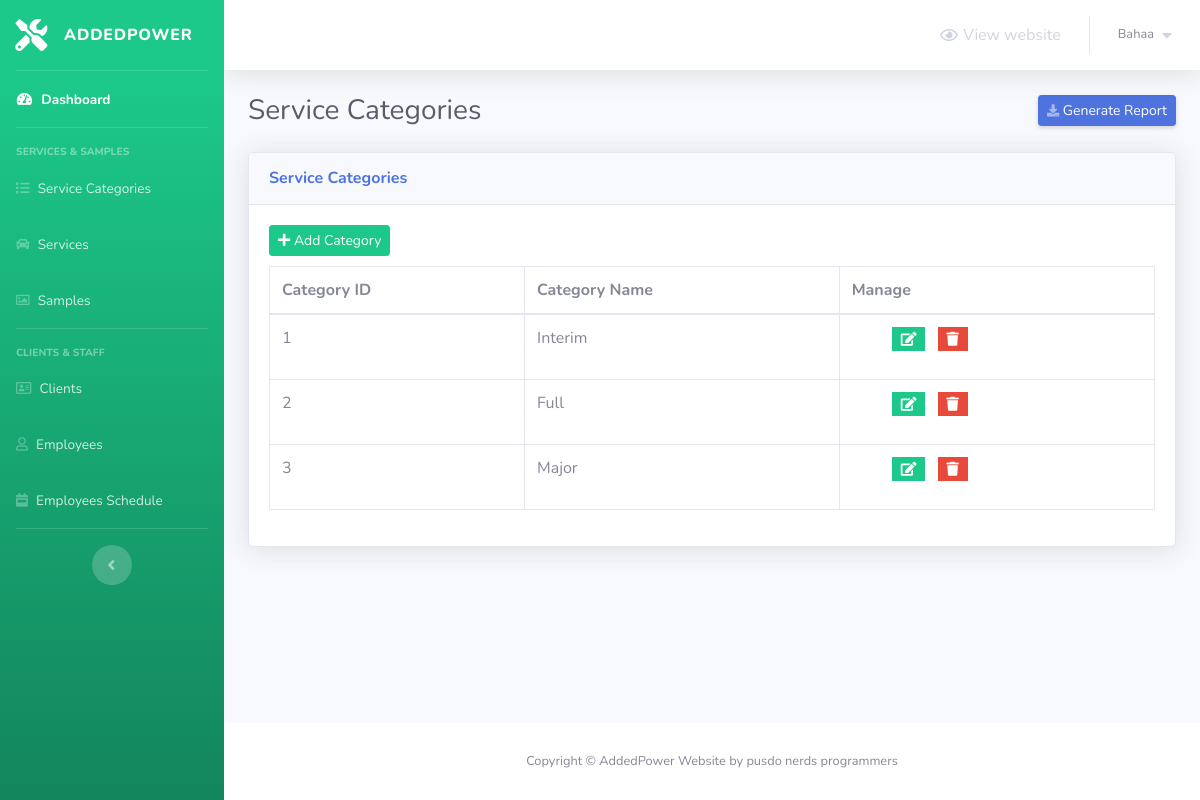
/admin/service-categories.php (signed in), run on the app's committed database.
### tables this page shows
CREATE TABLE `service_categories` (
  `category_id` int(2) NOT NULL,
  `category_name` varchar(50) NOT NULL
);

### admin/service-categories.php (the view, shortened to what this page needs)
<?php
    include 'connect.php';
    include 'Includes/templates/header.php';
    if(isset($_SESSION['adminUsername']) && isset($_SESSION['adminPwd']))
    {
?>
        <div class="container-fluid">
            <div class="d-sm-flex align-items-center justify-content-between mb-4">
                <h1 class="h3 mb-0 text-gray-800">Service Categories</h1>
                <a href="#" class="d-none d-sm-inline-block btn btn-sm btn-primary shadow-sm">
                    <i class="fas fa-download fa-sm text-white-50"></i>
                    Generate Report
                </a>
            </div>
            <?php
                $stmt = $con->prepare("SELECT * FROM service_categories");
                $stmt->execute();
                $rows_categories = $stmt->fetchAll();
            ?>
            <div class="card shadow mb-4">
                <div class="card-header py-3">
                    <h6 class="m-0 font-weight-bold text-primary">Service Categories</h6>
                </div>
                <div class="card-body">
                    <button class="btn btn-success btn-sm" style="margin-bottom: 10px;" type="button" data-toggle="modal" data-target="#add_new_category" data-placement="top">
                        <i class="fa fa-plus"></i>
                        Add Category
                    </button>
                    <div class="table-responsive">
                        <table class="table table-bordered" id="dataTable" width="100%" cellspacing="0">
                            <thead>
                                <tr>
                                    <th>Category ID</th>
                                    <th>Category Name</th>
                                    <th>Manage</th>
                                </tr>
                            </thead>
                            <tbody>
                                <?php
                                foreach($rows_categories as $category)
                                {
                                    echo "<tr>";
                                        echo "<td>";
                                            echo $category['category_id'];
                                        echo "</td>";
                                        echo "<td>";
                                            echo $category['category_name'];
                                        echo "</td>";
                                        echo "<td>";
                                            if(strtolower($category["category_name"]) != "uncategorized")
                                            {
                                                $delete_data = "delete_".$category["category_id"];
                                                $edit_data = "edit_".$category["category_id"];
                                            ?>
                                            <ul>
                                                <li class="list-inline-item" data-toggle="tooltip" title="Edit">
                                                    <button class="btn btn-success btn-sm rounded-0" type="button" data-toggle="modal" data-target="#<?php echo $edit_data; ?>" data-placement="top"><i class="fa fa-edit"></i></button>
                                                </li>
                                                <li class="list-inline-item" data-toggle="tooltip" title="Delete">
                                                    <button class="btn btn-danger btn-sm rounded-0" type="button" data-toggle="modal" data-target="#<?php echo $delete_data; ?>" data-placement="top"><i class="fa fa-trash"></i></button>
                                                </li>
                                            </ul>
                                            <?php
                                            }
                                        echo "</td>";
                                    echo "</tr>";
                                }
                            ?>
                            </tbody>
                        </table>
                    </div>
                </div>
            </div>
        </div>
<?php
        include 'Includes/templates/footer.php';
    }
    else
    {
        header('Location: login.php');
        exit();
    }
?>

### data on the page
service_categories: category_id "1", category_name "Interim"
service_categories: category_id "2", category_name "Full"
service_categories: category_id "3", category_name "Major"

### other printed values
$_SESSION['adminUsername'] "Bahaa"
